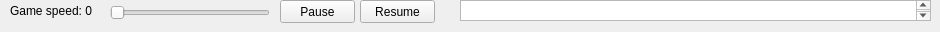
    <widget class="QWidget" name="widget" native="true">
     <property name="sizePolicy">
      <sizepolicy hsizetype="Preferred" vsizetype="Fixed">
       <horstretch>0</horstretch>
       <verstretch>0</verstretch>
      </sizepolicy>
     </property>
     <property name="minimumSize">
      <size>
       <width>0</width>
       <height>24</height>
      </size>
     </property>
     <widget class="QSlider" name="speedSlider">
      <property name="geometry">
       <rect>
        <x>110</x>
        <y>2</y>
        <width>160</width>
        <height>21</height>
       </rect>
      </property>
      <property name="tracking">
       <bool>false</bool>
      </property>
      <property name="orientation">
       <enum>Qt::Horizontal</enum>
      </property>
     </widget>
     <widget class="QPushButton" name="pauseButton">
      <property name="geometry">
       <rect>
        <x>280</x>
        <y>0</y>
        <width>75</width>
        <height>23</height>
       </rect>
      </property>
      <property name="text">
       <string>Pause</string>
      </property>
     </widget>
     <widget class="QLabel" name="speedLabel">
      <property name="geometry">
       <rect>
        <x>10</x>
        <y>0</y>
        <width>91</width>
        <height>21</height>
       </rect>
      </property>
      <property name="sizePolicy">
       <sizepolicy hsizetype="Fixed" vsizetype="Fixed">
        <horstretch>0</horstretch>
        <verstretch>0</verstretch>
       </sizepolicy>
      </property>
      <property name="text">
       <string>Game speed: 0</string>
      </property>
     </widget>
     <widget class="QTextEdit" name="textEdit">
      <property name="geometry">
       <rect>
        <x>460</x>
        <y>0</y>
        <width>471</width>
        <height>21</height>
       </rect>
      </property>
      <property name="html">
       <string>&lt;!DOCTYPE HTML PUBLIC &quot;-//W3C//DTD HTML 4.0//EN&quot; &quot;http://www.w3.org/TR/REC-html40/strict.dtd&quot;&gt;
&lt;html&gt;&lt;head&gt;&lt;meta name=&quot;qrichtext&quot; content=&quot;1&quot; /&gt;&lt;style type=&quot;text/css&quot;&gt;
p, li { white-space: pre-wrap; }
&lt;/style&gt;&lt;/head&gt;&lt;body style=&quot; font-family:'MS Shell Dlg 2'; font-size:8.25pt; font-weight:400; font-style:normal;&quot;&gt;
&lt;p style=&quot;-qt-paragraph-type:empty; margin-top:0px; margin-bottom:0px; margin-left:0px; margin-right:0px; -qt-block-indent:0; text-indent:0px; font-size:8pt;&quot;&gt;&lt;br /&gt;&lt;/p&gt;&lt;/body&gt;&lt;/html&gt;</string>
      </property>
     </widget>
     <widget class="QPushButton" name="resumeButton">
      <property name="geometry">
       <rect>
        <x>360</x>
        <y>0</y>
        <width>75</width>
        <height>23</height>
       </rect>
      </property>
      <property name="text">
       <string>Resume</string>
      </property>
     </widget>
    </widget>
